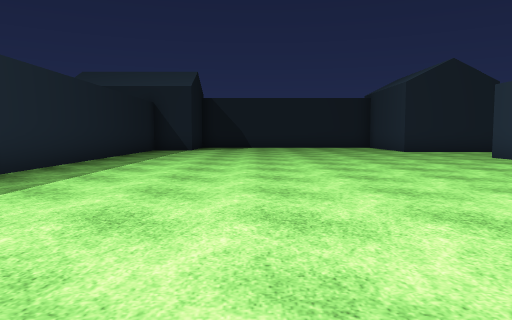
view 1 (above)

24 first-person views from a walk through a 3-D level made in the Unity game engine. The camera is 1.2 m above the floor, tilts 4° down and sees 70° across. The floor is counted in squares, 2 m on a side. Each view is taken from the middle of a square. On the plan, view 1 faces up. The plan holds only what a view shows up to about 10 squares ahead; the rest is blank. The place goes on beyond the plan. The player character is not drawn. Some animated figures are not drawn. Some surface patterns are stand-ins.

view 2
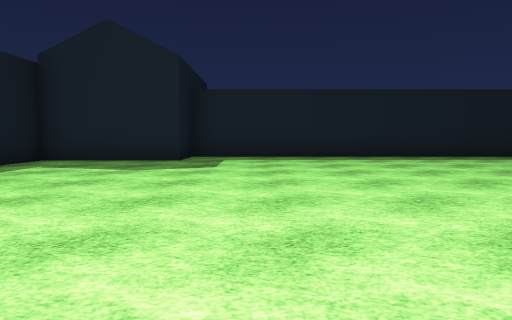

view 3
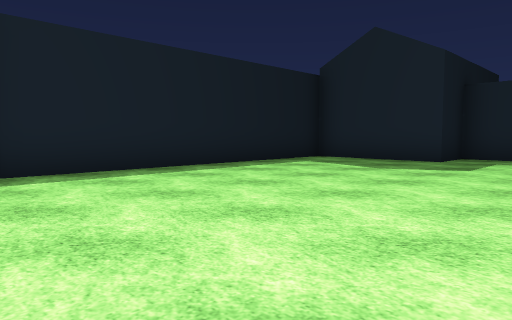

view 4
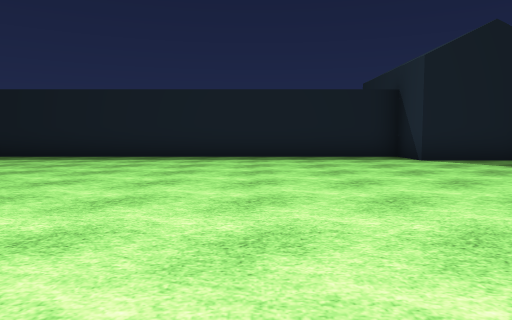

view 5
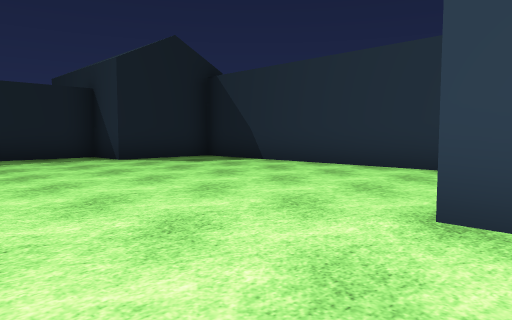

view 6
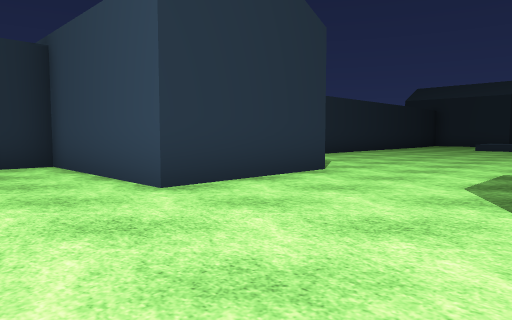

view 7
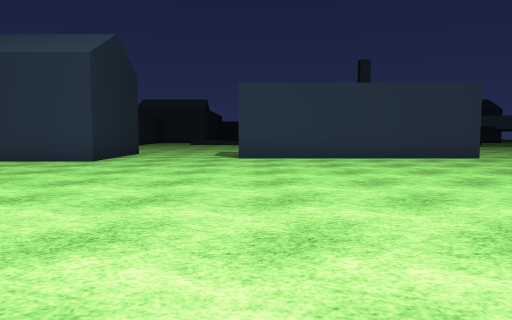

view 8
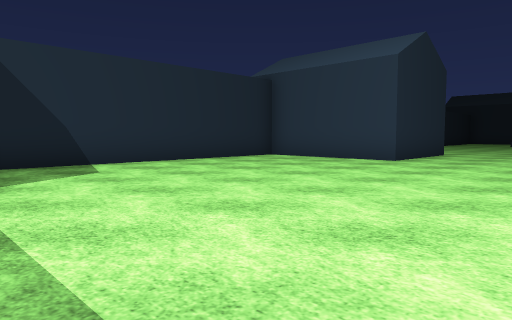

view 9
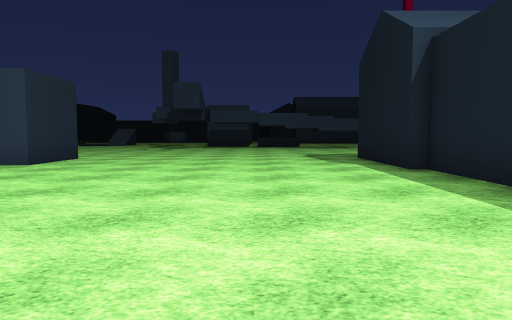

view 10
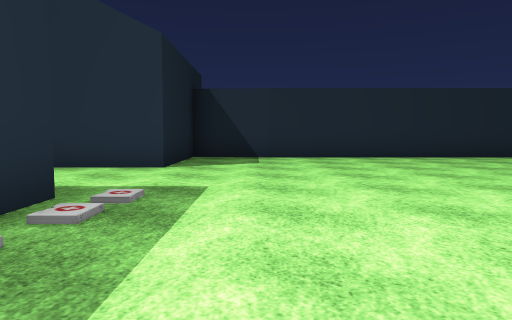

view 11
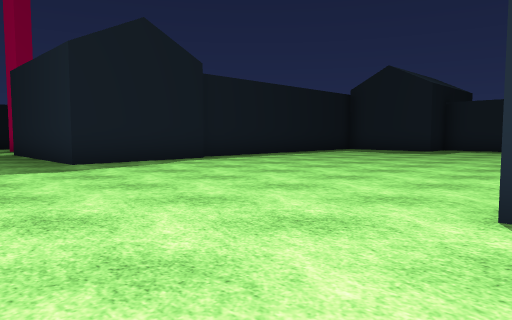

view 12
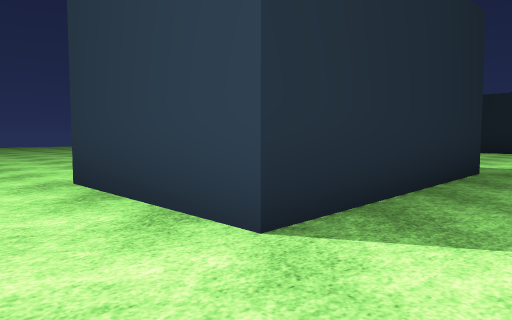

view 13
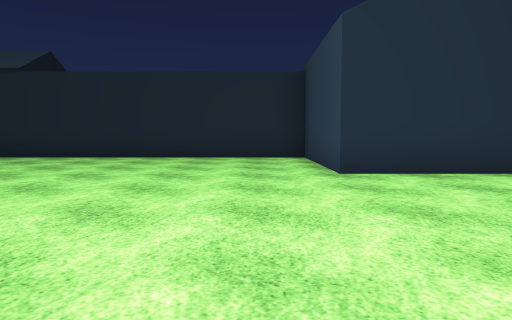

view 14
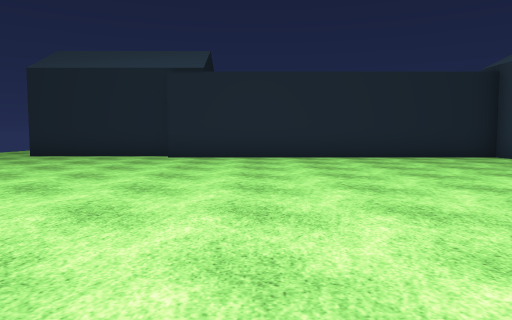

view 15
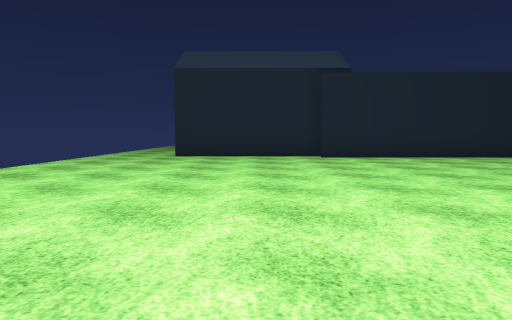

view 16
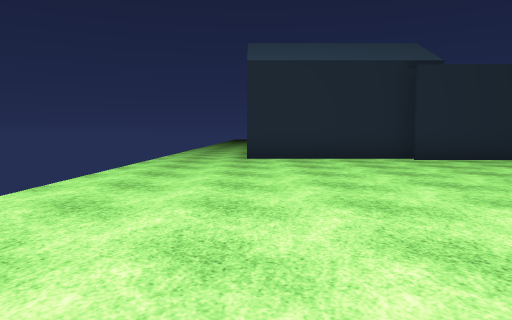

view 17
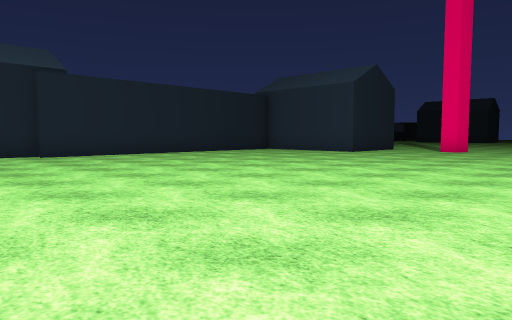

view 18
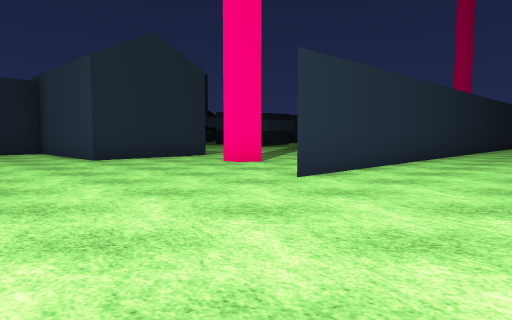

view 19
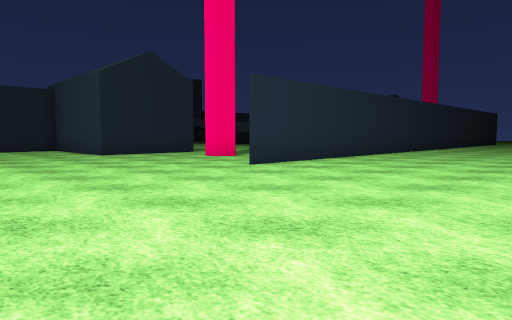

view 20
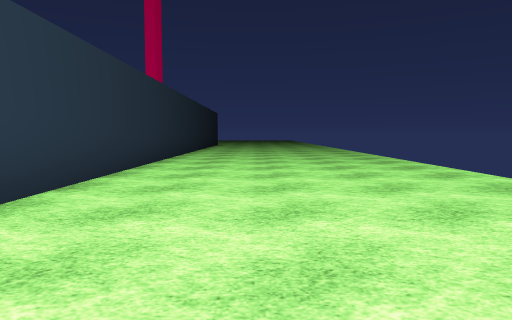

view 21
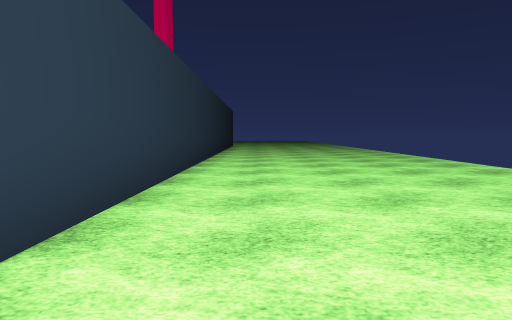

view 22
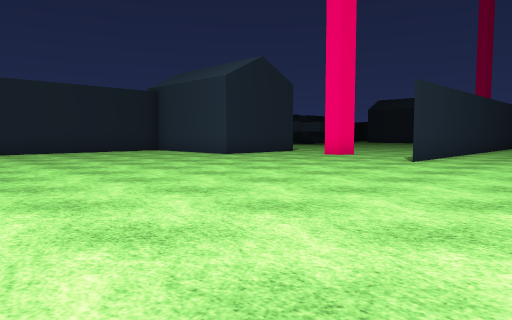

view 23
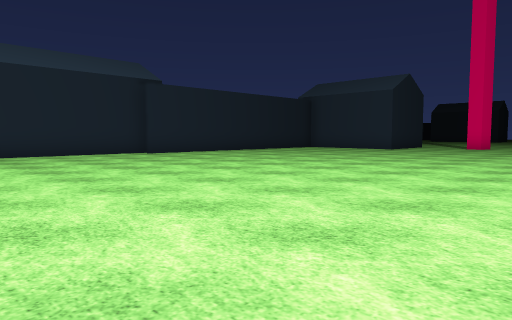

view 24
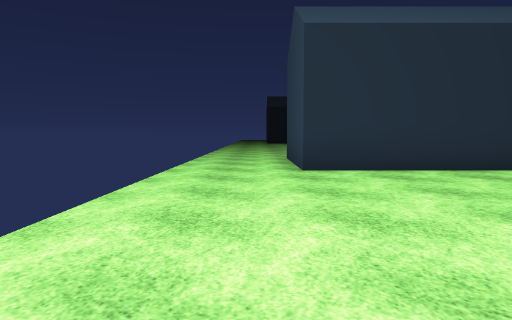

### Floor plan
Key: @ floor where view 1 was taken; # wall or solid block; . floor; H house.
Columns run from 9 left of view 1 to 14 right of it. Each row starts with its distance up from view 1.
 17        ########
 16       H.......H  H######
 15      HH.......HHHH......
 14      HH.......HHHH......
 13      #........HHHH......
 12      #..................
 11      #..................
 10      #.................
  9      #.........###....
  8      #.........#  ....
  7      #.........#  ...
  6      #.........#   .
  5      #.........#
  4      #.........###...
  3      #...............
  2      #...............
  1      #...............
  0 ...  #...@..........
 -1 ..HHHHH.............
 -2 ..HHHHH.............
 -3 ..HHHHH.............
 -4 ..HHHH#########HHH..
 -5 ...............HHH.
 -6 ...............H H.
 -7 ...............H H..
 -8 ...............HHH..
 -9 ....................
-10 ....................
-11 .................#.
-12 ...................
-13 .................. #####
-14 ................####....
-15 ........................
-16        .................
-17        .................
-18           ..............
-19           ....    ......

Where each view was taken, in squares from view 1:
view 1: 0 up, 0 right, facing up
view 2: 1 up, 6 right, facing left
view 3: 2 up, 6 right, facing down-left
view 4: 10 up, 6 right, facing left
view 5: 10 up, 6 right, facing up-left
view 6: 9 up, 3 right, facing up-right
view 7: 9 up, 3 left, facing right
view 8: 9 up, 3 left, facing up-right
view 9: 1 down, 1 left, facing right
view 10: 6 up, 10 right, facing up
view 11: 4 up, 11 right, facing down-left
view 12: 10 down, 10 right, facing up-left
view 13: 14 down, 4 right, facing up
view 14: 14 down, 1 left, facing up
view 15: 14 down, 5 left, facing up
view 16: 13 down, 7 left, facing up
view 17: 15 down, 6 left, facing up-right
view 18: 17 down, 2 right, facing up-right
view 19: 19 down, 1 right, facing up-right
view 20: 16 down, 5 right, facing right
view 21: 15 down, 7 right, facing right
view 22: 17 down, 2 left, facing up-right
view 23: 15 down, 9 left, facing up-right
view 24: 10 down, 8 left, facing up
